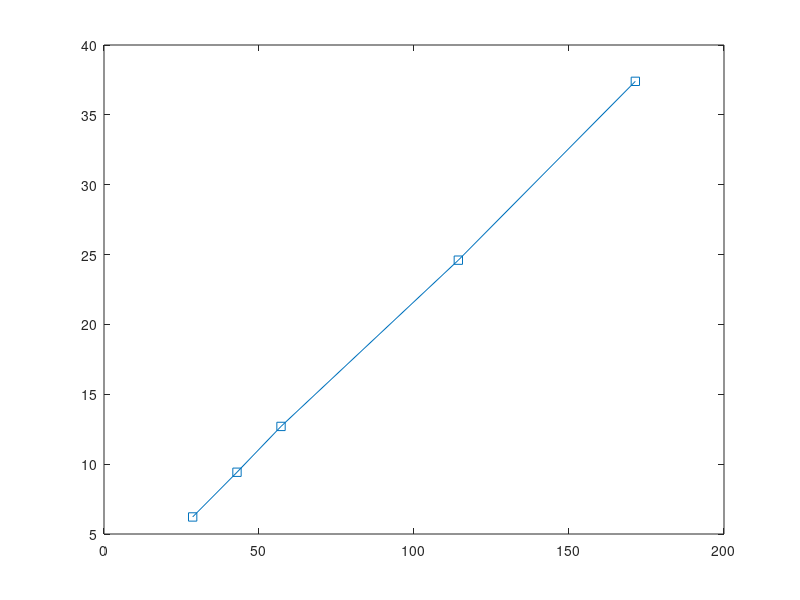

The MATLAB script that drew this image:
%http://www.ncbi.nlm.nih.gov/pmc/articles/PMC1434931/pdf/biophysj00203-0065.pdf
gammadot = [28.6 42.9 57.1 114.3 171.4]';
f = [6.22 0.31; 9.42 0.57; 12.7 0.57; 24.6 1.07; 37.4 1.45];
plot(gammadot,f(:,1),'s-');